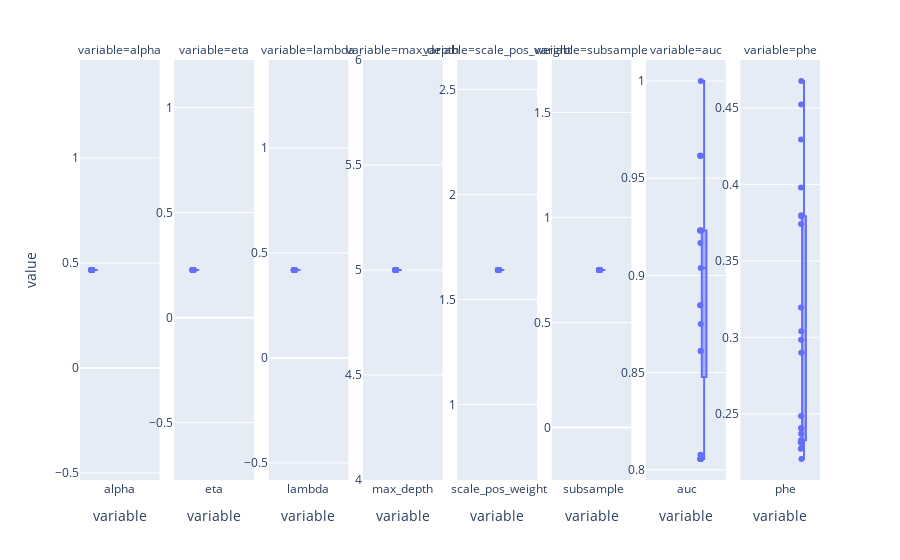

Notebook code for this chart:
### Code cell
import plotly.express as px

fig_boxplot = px.box(
    bs_trials.drop("seed", axis="columns"), 
    points="all", 
    facet_col="variable", 
)

fig_boxplot.update_xaxes(matches=None)
fig_boxplot.update_yaxes(matches=None)
fig_boxplot.for_each_yaxis(lambda yaxis: yaxis.update(showticklabels=True))
fig_boxplot.show()

### Figure 1 — Plotly figure (JSON) as saved in the notebook; plotly's stock layout.template omitted (floating-point values rounded to 4 significant figures)
{"data": [{"alignmentgroup": "True", "boxpoints": "all", "hovertemplate": "variable=%{x}<br>value=%{y}<extra></extra>", "legendgroup": "", "marker": {"color": "#636efa"}, "name": "", "notched": false, "offsetgroup": "", "orientation": "v", "showlegend": false, "type": "box", "x": ["alpha", "alpha", "alpha", "alpha", "alpha", "alpha", "alpha", "alpha", "alpha", "alpha", "alpha", "alpha", "alpha", "alpha", "alpha", "alpha", "alpha", "alpha", "alpha", "alpha", "alpha"], "x0": " ", "xaxis": "x", "y": [0.4666, 0.4666, 0.4666, 0.4666, 0.4666, 0.4666, 0.4666, 0.4666, 0.4666, 0.4666, 0.4666, 0.4666, 0.4666, 0.4666, 0.4666, 0.4666, 0.4666, 0.4666, 0.4666, 0.4666, 0.4666], "y0": " ", "yaxis": "y"}, {"alignmentgroup": "True", "boxpoints": "all", "hovertemplate": "variable=%{x}<br>value=%{y}<extra></extra>", "legendgroup": "", "marker": {"color": "#636efa"}, "name": "", "notched": false, "offsetgroup": "", "orientation": "v", "showlegend": false, "type": "box", "x": ["eta", "eta", "eta", "eta", "eta", "eta", "eta", "eta", "eta", "eta", "eta", "eta", "eta", "eta", "eta", "eta", "eta", "eta", "eta", "eta", "eta"], "x0": " ", "xaxis": "x2", "y": [0.2269, 0.2269, 0.2269, 0.2269, 0.2269, 0.2269, 0.2269, 0.2269, 0.2269, 0.2269, 0.2269, 0.2269, 0.2269, 0.2269, 0.2269, 0.2269, 0.2269, 0.2269, 0.2269, 0.2269, 0.2269], "y0": " ", "yaxis": "y2"}, {"alignmentgroup": "True", "boxpoints": "all", "hovertemplate": "variable=%{x}<br>value=%{y}<extra></extra>", "legendgroup": "", "marker": {"color": "#636efa"}, "name": "", "notched": false, "offsetgroup": "", "orientation": "v", "showlegend": false, "type": "box", "x": ["lambda", "lambda", "lambda", "lambda", "lambda", "lambda", "lambda", "lambda", "lambda", "lambda", "lambda", "lambda", "lambda", "lambda", "lambda", "lambda", "lambda", "lambda", "lambda", "lambda", "lambda"], "x0": " ", "xaxis": "x3", "y": [0.4186, 0.4186, 0.4186, 0.4186, 0.4186, 0.4186, 0.4186, 0.4186, 0.4186, 0.4186, 0.4186, 0.4186, 0.4186, 0.4186, 0.4186, 0.4186, 0.4186, 0.4186, 0.4186, 0.4186, 0.4186], "y0": " ", "yaxis": "y3"}, {"alignmentgroup": "True", "boxpoints": "all", "hovertemplate": "variable=%{x}<br>value=%{y}<extra></extra>", "legendgroup": "", "marker": {"color": "#636efa"}, "name": "", "notched": false, "offsetgroup": "", "orientation": "v", "showlegend": false, "type": "box", "x": ["max_depth", "max_depth", "max_depth", "max_depth", "max_depth", "max_depth", "max_depth", "max_depth", "max_depth", "max_depth", "max_depth", "max_depth", "max_depth", "max_depth", "max_depth", "max_depth", "max_depth", "max_depth", "max_depth", "max_depth", "max_depth"], "x0": " ", "xaxis": "x4", "y": [5, 5, 5, 5, 5, 5, 5, 5, 5, 5, 5, 5, 5, 5, 5, 5, 5, 5, 5, 5, 5], "y0": " ", "yaxis": "y4"}, {"alignmentgroup": "True", "boxpoints": "all", "hovertemplate": "variable=%{x}<br>value=%{y}<extra></extra>", "legendgroup": "", "marker": {"color": "#636efa"}, "name": "", "notched": false, "offsetgroup": "", "orientation": "v", "showlegend": false, "type": "box", "x": ["scale_pos_weight", "scale_pos_weight", "scale_pos_weight", "scale_pos_weight", "scale_pos_weight", "scale_pos_weight", "scale_pos_weight", "scale_pos_weight", "scale_pos_weight", "scale_pos_weight", "scale_pos_weight", "scale_pos_weight", "scale_pos_weight", "scale_pos_weight", "scale_pos_weight", "scale_pos_weight", "scale_pos_weight", "scale_pos_weight", "scale_pos_weight", "scale_pos_weight", "scale_pos_weight"], "x0": " ", "xaxis": "x5", "y": [1.64, 1.64, 1.64, 1.64, 1.64, 1.64, 1.64, 1.64, 1.64, 1.64, 1.64, 1.64, 1.64, 1.64, 1.64, 1.64, 1.64, 1.64, 1.64, 1.64, 1.64], "y0": " ", "yaxis": "y5"}, {"alignmentgroup": "True", "boxpoints": "all", "hovertemplate": "variable=%{x}<br>value=%{y}<extra></extra>", "legendgroup": "", "marker": {"color": "#636efa"}, "name": "", "notched": false, "offsetgroup": "", "orientation": "v", "showlegend": false, "type": "box", "x": ["subsample", "subsample", "subsample", "subsample", "subsample", "subsample", "subsample", "subsample", "subsample", "subsample", "subsample", "subsample", "subsample", "subsample", "subsample", "subsample", "subsample", "subsample", "subsample", "subsample", "subsample"], "x0": " ", "xaxis": "x6", "y": [0.7498, 0.7498, 0.7498, 0.7498, 0.7498, 0.7498, 0.7498, 0.7498, 0.7498, 0.7498, 0.7498, 0.7498, 0.7498, 0.7498, 0.7498, 0.7498, 0.7498, 0.7498, 0.7498, 0.7498, 0.7498], "y0": " ", "yaxis": "y6"}, {"alignmentgroup": "True", "boxpoints": "all", "hovertemplate": "variable=%{x}<br>value=%{y}<extra></extra>", "legendgroup": "", "marker": {"color": "#636efa"}, "name": "", "notched": false, "offsetgroup": "", "orientation": "v", "showlegend": false, "type": "box", "x": ["auc", "auc", "auc", "auc", "auc", "auc", "auc", "auc", "auc", "auc", "auc", "auc", "auc", "auc", "auc", "auc", "auc", "auc", "auc", "auc", "auc"], "x0": " ", "xaxis": "x7", "y": [0.9615, 0.9231, 0.8056, 0.8056, 0.8846, 1, 0.8077, 0.8056, 0.9615, 0.9038, 0.9231, 0.8846, 0.875, 0.9615, 0.8611, 0.8611, 0.8056, 0.9231, 0.9167, 0.9231, 0.9231], "y0": " ", "yaxis": "y7"}, {"alignmentgroup": "True", "boxpoints": "all", "hovertemplate": "variable=%{x}<br>value=%{y}<extra></extra>", "legendgroup": "", "marker": {"color": "#636efa"}, "name": "", "notched": false, "offsetgroup": "", "orientation": "v", "showlegend": false, "type": "box", "x": ["phe", "phe", "phe", "phe", "phe", "phe", "phe", "phe", "phe", "phe", "phe", "phe", "phe", "phe", "phe", "phe", "phe", "phe", "phe", "phe", "phe"], "x0": " ", "xaxis": "x8", "y": [0.2313, 0.2328, 0.2899, 0.2278, 0.4294, 0.2486, 0.398, 0.2271, 0.379, 0.2369, 0.2327, 0.3798, 0.2405, 0.2205, 0.304, 0.4676, 0.2408, 0.4522, 0.374, 0.3195, 0.2985], "y0": " ", "yaxis": "y8"}], "layout": {"annotations": [{"font": {}, "showarrow": false, "text": "variable=alpha", "x": 0.05375, "xanchor": "center", "xref": "paper", "y": 1, "yanchor": "bottom", "yref": "paper"}, {"font": {}, "showarrow": false, "text": "variable=eta", "x": 0.1812, "xanchor": "center", "xref": "paper", "y": 1, "yanchor": "bottom", "yref": "paper"}, {"font": {}, "showarrow": false, "text": "variable=lambda", "x": 0.3087, "xanchor": "center", "xref": "paper", "y": 1, "yanchor": "bottom", "yref": "paper"}, {"font": {}, "showarrow": false, "text": "variable=max_depth", "x": 0.4363, "xanchor": "center", "xref": "paper", "y": 1, "yanchor": "bottom", "yref": "paper"}, {"font": {}, "showarrow": false, "text": "variable=scale_pos_weight", "x": 0.5637, "xanchor": "center", "xref": "paper", "y": 1, "yanchor": "bottom", "yref": "paper"}, {"font": {}, "showarrow": false, "text": "variable=subsample", "x": 0.6912, "xanchor": "center", "xref": "paper", "y": 1, "yanchor": "bottom", "yref": "paper"}, {"font": {}, "showarrow": false, "text": "variable=auc", "x": 0.8188, "xanchor": "center", "xref": "paper", "y": 1, "yanchor": "bottom", "yref": "paper"}, {"font": {}, "showarrow": false, "text": "variable=phe", "x": 0.9463, "xanchor": "center", "xref": "paper", "y": 1, "yanchor": "bottom", "yref": "paper"}], "boxmode": "group", "legend": {"tracegroupgap": 0}, "margin": {"t": 60}, "xaxis": {"anchor": "y", "categoryarray": ["alpha", "eta", "lambda", "max_depth", "scale_pos_weight", "subsample", "auc", "phe"], "categoryorder": "array", "domain": [0, 0.1075], "title": {"text": "variable"}}, "xaxis2": {"anchor": "y2", "categoryarray": ["alpha", "eta", "lambda", "max_depth", "scale_pos_weight", "subsample", "auc", "phe"], "categoryorder": "array", "domain": [0.1275, 0.235], "title": {"text": "variable"}}, "xaxis3": {"anchor": "y3", "categoryarray": ["alpha", "eta", "lambda", "max_depth", "scale_pos_weight", "subsample", "auc", "phe"], "categoryorder": "array", "domain": [0.255, 0.3625], "title": {"text": "variable"}}, "xaxis4": {"anchor": "y4", "categoryarray": ["alpha", "eta", "lambda", "max_depth", "scale_pos_weight", "subsample", "auc", "phe"], "categoryorder": "array", "domain": [0.3825, 0.49], "title": {"text": "variable"}}, "xaxis5": {"anchor": "y5", "categoryarray": ["alpha", "eta", "lambda", "max_depth", "scale_pos_weight", "subsample", "auc", "phe"], "categoryorder": "array", "domain": [0.51, 0.6175], "title": {"text": "variable"}}, "xaxis6": {"anchor": "y6", "categoryarray": ["alpha", "eta", "lambda", "max_depth", "scale_pos_weight", "subsample", "auc", "phe"], "categoryorder": "array", "domain": [0.6375, 0.745], "title": {"text": "variable"}}, "xaxis7": {"anchor": "y7", "categoryarray": ["alpha", "eta", "lambda", "max_depth", "scale_pos_weight", "subsample", "auc", "phe"], "categoryorder": "array", "domain": [0.765, 0.8725], "title": {"text": "variable"}}, "xaxis8": {"anchor": "y8", "categoryarray": ["alpha", "eta", "lambda", "max_depth", "scale_pos_weight", "subsample", "auc", "phe"], "categoryorder": "array", "domain": [0.8925, 1], "title": {"text": "variable"}}, "yaxis": {"anchor": "x", "domain": [0, 1], "showticklabels": true, "title": {"text": "value"}}, "yaxis2": {"anchor": "x2", "domain": [0, 1], "showticklabels": true}, "yaxis3": {"anchor": "x3", "domain": [0, 1], "showticklabels": true}, "yaxis4": {"anchor": "x4", "domain": [0, 1], "showticklabels": true}, "yaxis5": {"anchor": "x5", "domain": [0, 1], "showticklabels": true}, "yaxis6": {"anchor": "x6", "domain": [0, 1], "showticklabels": true}, "yaxis7": {"anchor": "x7", "domain": [0, 1], "showticklabels": true}, "yaxis8": {"anchor": "x8", "domain": [0, 1], "showticklabels": true}}}
